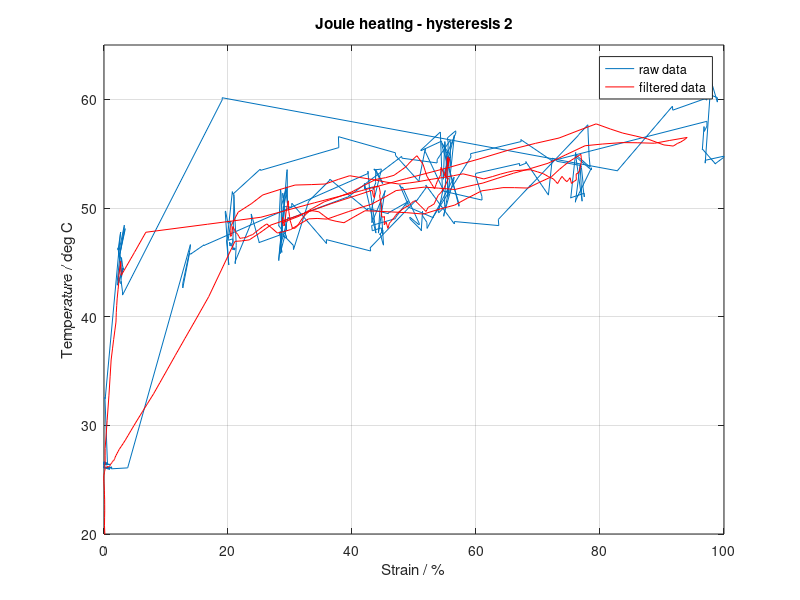

Reproduce this figure in MATLAB.
close all;
clear all;

load('ele_hys_2.txt');
z2=length(ele_hys_2);
s2=(ele_hys_2(1:z2,2));
smax2=max(s2);
sp2=s2/smax2*100;
T21=(ele_hys_2(1:z2,3));
T22=(ele_hys_2(1:z2,4));
t2=(.1:.1:z2/10)';

T21_filter=zeros(1,length(T21));
a=120;
b=18;
for i=2:length(T21)
    T21_filter(i)=(a*(T21_filter(i-1))+b*(T21(i)))./(a+b);
end
    
% figure(2)
% plot(t2,T21,'r');
% hold on
% plot(t2,T21_filter);
% hold off

sp2_filter=zeros(1,length(sp2));
a=120;
b=18;
for i=2:length(sp2)
    sp2_filter(i)=(a*(sp2_filter(i-1))+b*(sp2(i)))./(a+b);
end
    
% figure(3)
% plot(t2,sp2,'r');
% hold on
% plot(t2,sp2_filter);
% hold off

scrsz=get(0,'Screensize');
figure('Position',[1 scrsz(4) scrsz(3) scrsz(4)])
plot(sp2,T21,sp2_filter,T21_filter,'r');
xlim([0 100]);
ylim([20 65]);
xlabel('Strain / %');
ylabel('Temperature / deg C');
title('Joule heating - hysteresis 2');
legend('raw data','filtered data','Location','Best');
grid on;